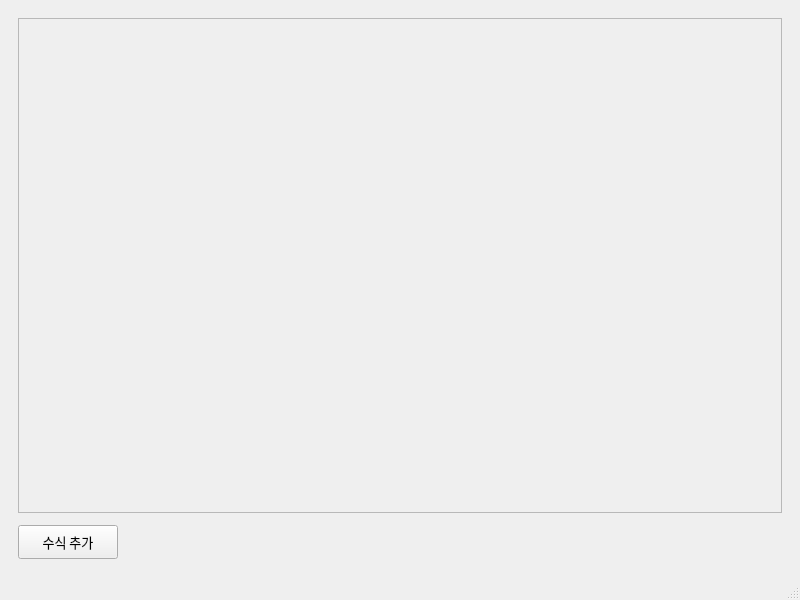
<?xml version="1.0" encoding="UTF-8"?>
<ui version="4.0">
 <class>MainWindow</class>
 <widget class="QMainWindow" name="MainWindow">
  <property name="geometry">
   <rect>
    <x>0</x>
    <y>0</y>
    <width>800</width>
    <height>600</height>
   </rect>
  </property>
  <property name="font">
   <font>
    <family>Noto Sans KR</family>
    <pointsize>10</pointsize>
   </font>
  </property>
  <property name="windowTitle">
   <string>수식 입력 UI</string>
  </property>
  <widget class="QWidget" name="centralwidget">
   <layout class="QVBoxLayout" name="verticalLayout">
    <property name="leftMargin">
     <number>18</number>
    </property>
    <property name="topMargin">
     <number>18</number>
    </property>
    <property name="rightMargin">
     <number>18</number>
    </property>
    <property name="bottomMargin">
     <number>18</number>
    </property>
    <property name="spacing">
     <number>12</number>
    </property>
    <item>
     <widget class="QScrollArea" name="scrollArea_formula_list">
      <property name="widgetResizable">
       <bool>true</bool>
      </property>
      <widget class="QWidget" name="scrollAreaWidgetContents">
       <property name="geometry">
        <rect>
         <x>0</x>
         <y>0</y>
         <width>760</width>
         <height>500</height>
        </rect>
       </property>
       <layout class="QVBoxLayout" name="formulaRowsLayout">
        <property name="leftMargin">
         <number>0</number>
        </property>
        <property name="topMargin">
         <number>0</number>
        </property>
        <property name="rightMargin">
         <number>0</number>
        </property>
        <property name="bottomMargin">
         <number>0</number>
        </property>
        <property name="spacing">
         <number>8</number>
        </property>
        <item>
         <spacer name="formulaRowsSpacer">
          <property name="orientation">
           <enum>Qt::Vertical</enum>
          </property>
          <property name="sizeHint" stdset="0">
           <size>
            <width>20</width>
            <height>40</height>
           </size>
          </property>
         </spacer>
        </item>
       </layout>
      </widget>
     </widget>
    </item>
    <item>
     <layout class="QHBoxLayout" name="buttonLayout">
      <item>
       <widget class="QPushButton" name="btn_add_formula">
        <property name="minimumSize">
         <size>
          <width>100</width>
          <height>34</height>
         </size>
        </property>
        <property name="font">
         <font>
          <family>Noto Sans KR</family>
          <pointsize>10</pointsize>
         </font>
        </property>
        <property name="text">
         <string>수식 추가</string>
        </property>
       </widget>
      </item>
      <item>
       <spacer name="horizontalSpacer">
        <property name="orientation">
         <enum>Qt::Horizontal</enum>
        </property>
        <property name="sizeHint" stdset="0">
         <size>
          <width>40</width>
          <height>20</height>
         </size>
        </property>
       </spacer>
      </item>
     </layout>
    </item>
   </layout>
  </widget>
  <widget class="QMenuBar" name="menubar">
   <property name="geometry">
    <rect>
     <x>0</x>
     <y>0</y>
     <width>800</width>
     <height>21</height>
    </rect>
   </property>
  </widget>
  <widget class="QStatusBar" name="statusbar"/>
 </widget>
 <resources/>
 <connections/>
</ui>
